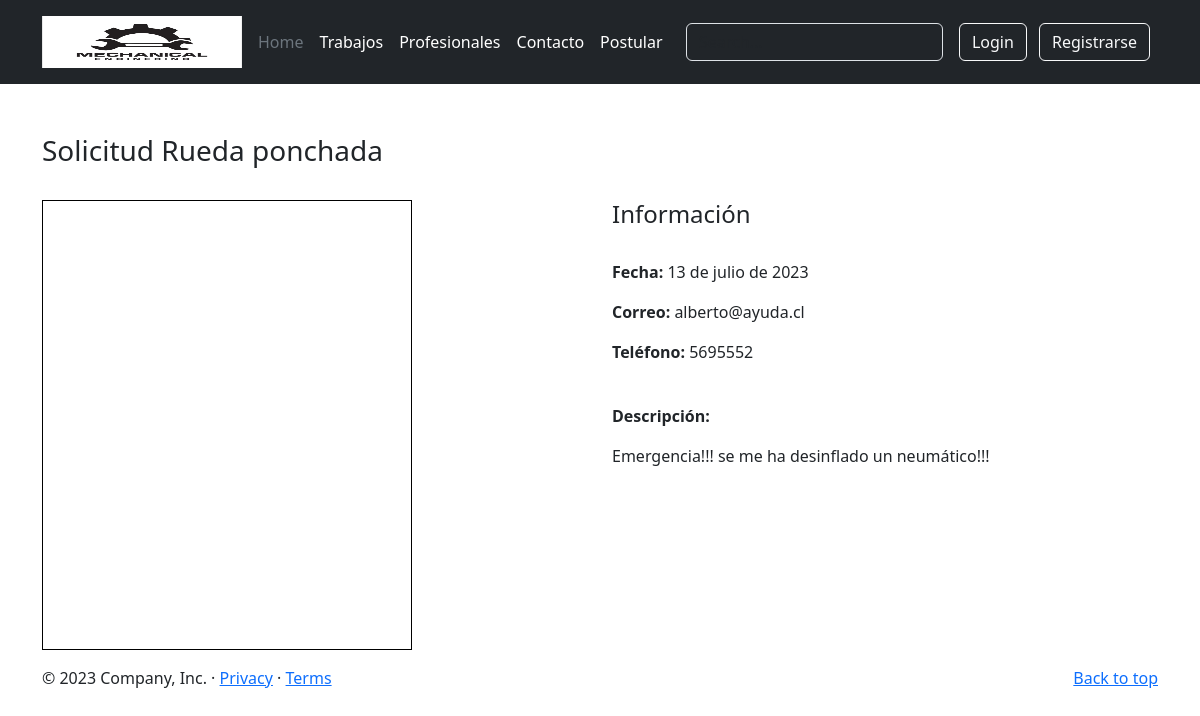
Screenshot of /detalle_solicitud/1/ with the database file from the repository.
### appweb/models.py (models this page shows, shortened)
class Solicitud(models.Model):
    nombre = models.CharField(max_length=100)
    categoria = models.IntegerField(choices=categoria)
    email = models.CharField(max_length=100)
    telefono = models.IntegerField()
    fecha = models.DateField(null=True)
    foto = models.ImageField(upload_to="solicitud", null=True)
    profesional = models.ForeignKey(Profesional, on_delete=models.CASCADE, null=True)
    estado = models.IntegerField(choices=estado, null=True)
    descripcion = models.TextField(null=True)

### appweb/views.py (the view)
# urls.py: path('detalle_solicitud/<pk>/', detalle_solicitud, name="detalle_solicitud")
def detalle_solicitud(request, pk):
    solicitud = get_object_or_404(Solicitud, pk=pk)
    data = {
        "s": solicitud
    }
    return render(request, "detalle_solicitud.html", data)

### appweb/templates/detalle_solicitud.html
{% extends 'base.html' %}
{% load static %}
{% block contenido %}
    <div class="container" style="margin-top: 50px">
        <div id="profesionales_excelencia" class="row">
        <div class="cont-profesionales col-lg-12 col-md-12 col-sm-12 col-xs-12">
            <h3>Solicitud {{s.nombre}}</h3><br>
            <div class="cont-listado row">
            <div class="col-lg-6 col-md-6 col-sm-6 col-xs-12">
                <div class="prof int">
                    <figure>
                        <a href="#">
                        {% if s.foto %}
                            <img width="370" height="450" src="{{ s.foto.url }}" class="img-responsive wp-post-image" alt="" decoding="async" loading="lazy" style="border: 1px solid #000;">
                        </a>
                        {% else %}
                            <img width="370" height="450" src="{% static 'imagenes/persona1.3.jpg' %}" class="img-responsive wp-post-image" alt="" decoding="async" loading="lazy" style="border: 1px solid #000;">
                        </a>
                        {% endif %}
                    </figure>
                </div>
            </div>
            <div class="col-lg-6 col-md-6 col-sm-6 col-xs-12">
                <div class="prof int">
                    <div class="details">
                        <div class="details">
                            <h4 class="nombre white">Información</h4><br>
                            <p class="extracto"><strong>Fecha: </strong> {{s.fecha}}</p>
                            <p class="rrss"><strong>Correo: </strong>{{s.email}}</p>
                            <p class="rrss"><strong>Teléfono: </strong>{{s.telefono}}</p><br>
                            <p class="rrss"><strong>Descripción: </strong></p>
                            <p class="extracto">{{s.descripcion}}</p>
                        </div>
                    </div>
                </div>
            </div>
        </div>
        </div>
    </div>
{% endblock %}

### rows the page displays
Solicitud: nombre "Rueda ponchada", foto (picture), fecha "13 de julio de 2023", email "alberto@ayuda.cl", telefono "5695552", descripcion "Emergencia!!! se me ha desinflado un neumático!!!"
